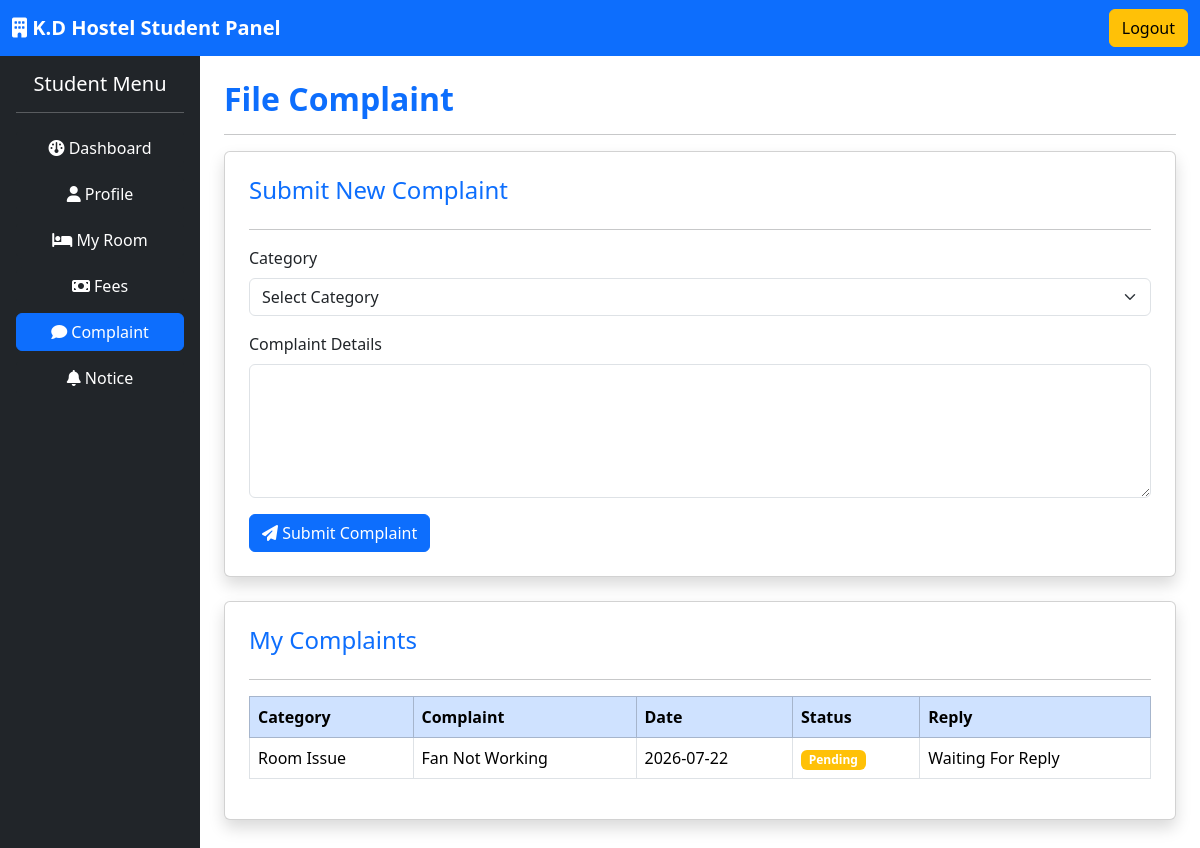
Screenshot of /student/complaint.php (signed in) with the database file from the repository.
### tables this page shows
CREATE TABLE complaints (

    id INT AUTO_INCREMENT PRIMARY KEY,

    student_id INT,

    category VARCHAR(50),

    complaint TEXT,

    date DATE,

    status VARCHAR(20),

    reply TEXT

);

### student/complaint.php (the view, shortened to what this page needs)
<?php
require_once '../config/database.php';
$student_id = $_SESSION['student_id'];
$complaints = mysqli_query($conn, "SELECT * FROM complaints WHERE student_id = $student_id ORDER BY date DESC");
?>
<!DOCTYPE html>
<html lang="en">
<head>
<link href="https://cdn.jsdelivr.net/npm/bootstrap@5.3.7/dist/css/bootstrap.min.css" rel="stylesheet">
<link rel="stylesheet"
href="https://cdnjs.cloudflare.com/ajax/libs/font-awesome/6.7.2/css/all.min.css">
</head>
<body>
<nav class="navbar navbar-dark bg-primary">
<div class="container-fluid">
<a class="navbar-brand fw-bold">
<i class="fa-solid fa-building"></i>
K.D Hostel Student Panel
</a>
<a href="../logout.php" class="btn btn-warning">
Logout
</a>
</div>
</nav>
<div class="container-fluid">
<div class="row">
<div class="col-md-3 col-lg-2 bg-dark min-vh-100 p-3">
<h5 class="text-white text-center">
Student Menu
</h5>
<hr class="text-white">
<a href="dashboard.php" class="btn btn-dark text-white w-100 mb-2">
<i class="fa fa-dashboard"></i>
Dashboard
</a>
<a href="profile.php" class="btn btn-dark text-white w-100 mb-2">
<i class="fa fa-user"></i>
Profile
</a>
<a href="room.php" class="btn btn-dark text-white w-100 mb-2">
<i class="fa fa-bed"></i>
My Room
</a>
<a href="fees.php" class="btn btn-dark text-white w-100 mb-2">
<i class="fa fa-money-bill"></i>
Fees
</a>
<a href="complaint.php" class="btn btn-primary w-100 mb-2">
<i class="fa fa-comment"></i>
Complaint
</a>
<a href="notice.php" class="btn btn-dark text-white w-100 mb-2">
<i class="fa fa-bell"></i>
Notice
</a>
</div>
<div class="col-md-9 col-lg-10 p-4">
<h2 class="text-primary fw-bold">
File Complaint
</h2>
<hr>
<div class="card shadow p-4 mb-4">
<h4 class="text-primary">Submit New Complaint</h4>
<hr>
<form method="POST">
<div class="mb-3">
<label class="form-label">Category</label>
<select name="category" class="form-select" required>
<option value="">Select Category</option>
</select>
</div>
<div class="mb-3">
<label class="form-label">Complaint Details</label>
<textarea name="complaint" class="form-control" rows="5" required></textarea>
</div>
<button type="submit" name="submit" class="btn btn-primary">
<i class="fa fa-paper-plane"></i>
Submit Complaint
</button>
</form>
</div>
<div class="card shadow p-4">
<h4 class="text-primary">My Complaints</h4>
<hr>
<table class="table table-bordered table-hover">
<thead class="table-primary">
<tr>
<th>Category
</th>
<th>Complaint
</th>
<th>Date
</th>
<th>Status
</th>
<th>Reply
</th>
</tr>
</thead>
<tbody>
<?php while($row = mysqli_fetch_assoc($complaints)): ?>
<tr>
<td><?php echo $row['category']; ?></td>
<td><?php echo $row['complaint']; ?></td>
<td><?php echo $row['date']; ?></td>
<td>
<?php if($row['status'] == 'Pending'): ?>
<span class="badge bg-warning">Pending</span>
<?php else: ?>
<span class="badge bg-success">Resolved</span>
<?php endif; ?>
</td>
<td><?php echo $row['reply']; ?></td>
</tr>
<?php endwhile; ?>
</tbody>
</table>
</div>
</div>
</div>
</div>
</body>
</html>

### rows the page displays
complaints: category "Room Issue", complaint "Fan Not Working", date "2026-07-22", status "Pending", reply "Waiting For Reply"
